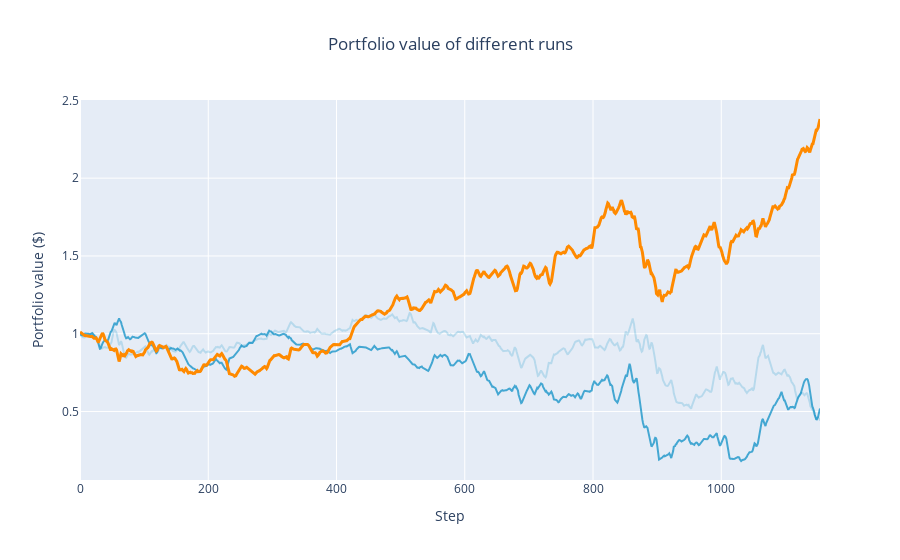
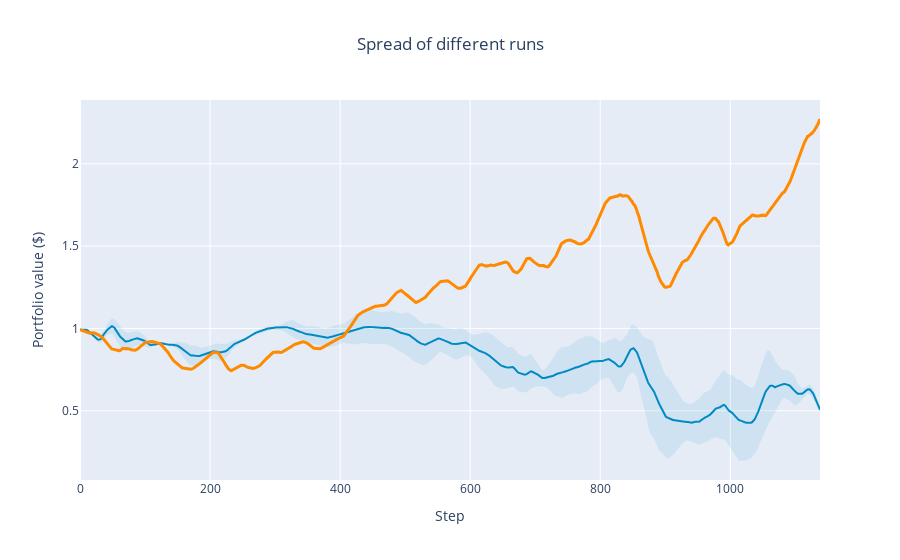

The notebook cell saved with these charts, in order:
### Code cell
plot_runs('logs-AAPL')

### Figure 1 — Plotly figure (JSON) as saved in the notebook; plotly's stock layout.template omitted (floating-point values rounded to 4 significant figures; data arrays with more than 128 entries replaced by an {"elided": "..."} marker saying what was removed)
{"data": [{"line": {"color": "rgba(0, 138, 196, 0.2)"}, "mode": "lines", "name": "Run 1", "type": "scatter", "x": {"elided": "1155 int values"}, "y": {"elided": "1155 float values"}}, {"line": {"color": "rgba(0, 138, 196, 0.7)"}, "mode": "lines", "name": "Run 2", "type": "scatter", "x": {"elided": "1155 int values"}, "y": {"elided": "1155 float values"}}, {"line": {"color": "#ff8a00", "width": 3}, "mode": "lines", "name": "Original", "type": "scatter", "x": {"elided": "1155 int values"}, "y": {"elided": "1155 float values"}}], "layout": {"showlegend": false, "title": {"text": "Portfolio value of different runs", "x": 0.5}, "xaxis": {"title": {"text": "Step"}}, "yaxis": {"title": {"text": "Portfolio value ($)"}}}}

### Figure 2 — Plotly figure (JSON) as saved in the notebook; plotly's stock layout.template omitted (floating-point values rounded to 4 significant figures; data arrays with more than 128 entries replaced by an {"elided": "..."} marker saying what was removed)
{"data": [{"hoverinfo": "skip", "line": {"width": 0}, "mode": "lines", "type": "scatter", "x": {"elided": "1139 int values"}, "y": {"elided": "1139 float values"}}, {"fill": "tonexty", "fillcolor": "rgba(0, 138, 196, 0.1)", "line": {"color": "#008ac4", "width": 2}, "mode": "lines", "type": "scatter", "x": {"elided": "1139 int values"}, "y": {"elided": "1139 float values"}}, {"fill": "tonexty", "fillcolor": "rgba(0, 138, 196, 0.1)", "hoverinfo": "skip", "line": {"width": 0}, "mode": "lines", "type": "scatter", "x": {"elided": "1139 int values"}, "y": {"elided": "1139 float values"}}, {"line": {"color": "#ff8a00", "width": 3}, "mode": "lines", "name": "Original", "type": "scatter", "x": {"elided": "1155 int values"}, "y": {"elided": "1139 float values"}}], "layout": {"showlegend": false, "title": {"text": "Spread of different runs", "x": 0.5}, "xaxis": {"title": {"text": "Step"}}, "yaxis": {"title": {"text": "Portfolio value ($)"}}}}
